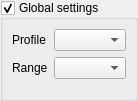
<?xml version="1.0" encoding="UTF-8"?>
<ui version="4.0">
 <class>GlobalWidget</class>
 <widget class="QWidget" name="GlobalWidget">
  <property name="geometry">
   <rect>
    <x>0</x>
    <y>0</y>
    <width>121</width>
    <height>97</height>
   </rect>
  </property>
  <property name="sizePolicy">
   <sizepolicy hsizetype="Minimum" vsizetype="Preferred">
    <horstretch>0</horstretch>
    <verstretch>0</verstretch>
   </sizepolicy>
  </property>
  <property name="windowTitle">
   <string>Form</string>
  </property>
  <layout class="QVBoxLayout" name="verticalLayout_3">
   <property name="leftMargin">
    <number>0</number>
   </property>
   <property name="topMargin">
    <number>0</number>
   </property>
   <property name="rightMargin">
    <number>0</number>
   </property>
   <property name="bottomMargin">
    <number>0</number>
   </property>
   <item>
    <widget class="QGroupBox" name="groupBox">
     <property name="sizePolicy">
      <sizepolicy hsizetype="Preferred" vsizetype="Preferred">
       <horstretch>0</horstretch>
       <verstretch>0</verstretch>
      </sizepolicy>
     </property>
     <property name="title">
      <string>Global settings</string>
     </property>
     <property name="checkable">
      <bool>true</bool>
     </property>
     <layout class="QVBoxLayout" name="verticalLayout_4">
      <item>
       <layout class="QGridLayout" name="gridLayout">
        <item row="1" column="1">
         <widget class="QComboBox" name="rangeTypeComboBox"/>
        </item>
        <item row="0" column="0">
         <widget class="QLabel" name="rangeTypeLabel">
          <property name="text">
           <string>Profile</string>
          </property>
         </widget>
        </item>
        <item row="0" column="1">
         <widget class="QComboBox" name="profileTypeComboBox"/>
        </item>
        <item row="1" column="0">
         <widget class="QLabel" name="profileTypeLabel">
          <property name="text">
           <string>Range</string>
          </property>
         </widget>
        </item>
       </layout>
      </item>
      <item>
       <spacer name="verticalSpacer">
        <property name="orientation">
         <enum>Qt::Vertical</enum>
        </property>
        <property name="sizeType">
         <enum>QSizePolicy::MinimumExpanding</enum>
        </property>
        <property name="sizeHint" stdset="0">
         <size>
          <width>20</width>
          <height>10</height>
         </size>
        </property>
       </spacer>
      </item>
     </layout>
    </widget>
   </item>
  </layout>
 </widget>
 <resources/>
 <connections/>
</ui>
